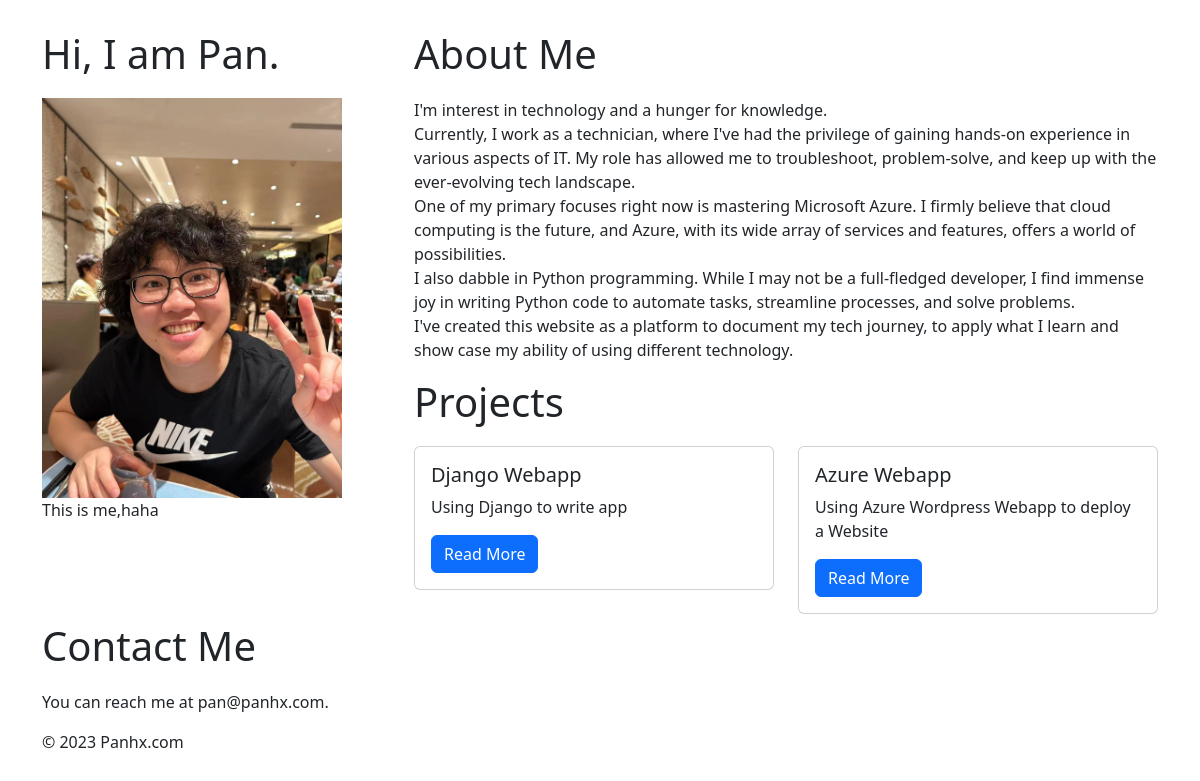
Before: / with the older database file.
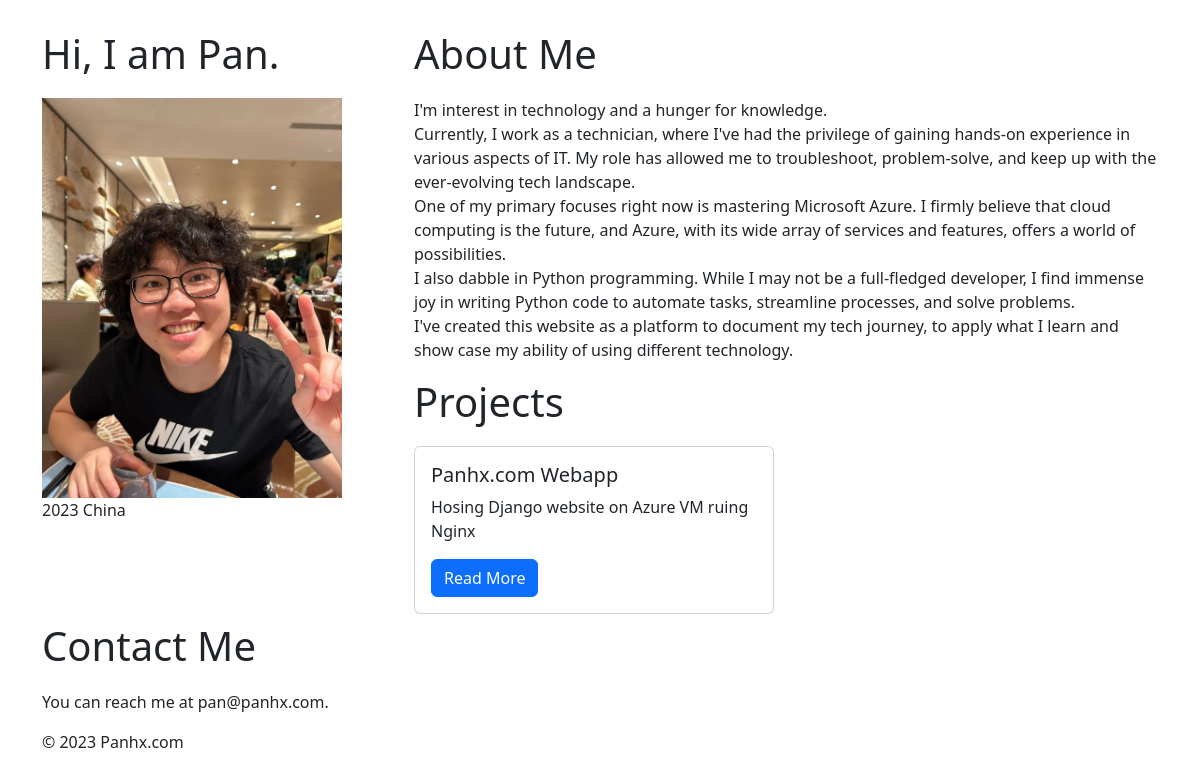
After: the same page with the newer database file.
### pages/models.py (models this page shows)
class profile(models.Model):
    image = models.FileField(upload_to="profile_images/", blank=True)
    description = models.CharField (max_length=20, null=True)

class aboutme(models.Model):
    text = models.TextField(null=True)

### projects/models.py (models this page shows)
class Project(models.Model):
    title = models.CharField(max_length=100)
    description = models.TextField()
    technology = models.CharField(max_length=20)
    image = models.FileField(upload_to="project_images/", blank=True)

### pages/views.py (the view)
# urls.py: path("", views.home, name='home'),
def home(request):
    myprofile = profile.objects.first()
    picdescription = myprofile.description
    profilepic = myprofile.image
    aboutmetext = aboutme.objects.first()
    projects = Project.objects.all()
    context = {
        'pic' : profilepic,
        'discription' : picdescription,
        'text' : aboutmetext,
        "projects" : projects
    }
    return render(request, "pages/home.html", context)

### pages/templates/pages/home.html (shortened to what this page needs)
{% extends "base.html" %}
{% block page_content %}
<body>
    <div class="split-container">
        <div class="left-half">
            <h1>Hi, I am Pan.</h1>
            {% if pic %}
                <img src="{{pic.url}}", width="300", height="auto">
                <p>{{discription}}</p>
            {% endif %}
        </div>
        <div class="right-half">
            <h1>About Me</h1>
            {% if text %}
                <p>{{text.text|linebreaksbr }}</p>
            {% endif %}
            <h1>Projects</h1>
            <div class="row">
            {% for project in projects %}
                <div class="col-md-6">
                    <div class="card mb-2">
                        <div class="card-body">
                            <h5 class="card-title">{{ project.title }}</h5>
                            <p class="card-text">{{ project.description }}</p>
                            <a href="{% url 'project_detail' project.pk %}"class="btn btn-primary">
                                Read More
                            </a>
                        </div>
                    </div>
                </div>
                {% endfor %}
            </div>
        </div>
    </div>
        <section id="contact">
            <h1>Contact Me</h1>
            <p>You can reach me at pan@panhx.com.</p>
        </section>
        <footer>
            <p>&copy; 2023 Panhx.com</p>
        </footer>
    </body>
{% endblock page_content %}

### templates/base.html (shortened to what this page needs)
<!DOCTYPE html>
<html lang="en">
<head>
    <link
        href="https://cdn.jsdelivr.net/npm/bootstrap@5.3.1/dist/css/bootstrap.min.css"
        rel="stylesheet"
    >
</head>
<body class="container">
{% block page_content %}{% endblock page_content %}
</body>
</html>

### pages/templates/pages/home.html (style rules this page uses)
.split-container { display: flex; }
.left-half { flex: 0.5; }
.right-half { flex: 1; }
h1 { margin-bottom: 20px; }
body { margin-top: 30px; }

Changed rows visible on the page:
removed Project: title "Azure Webapp", description "Using Azure Wordpress Webapp to deploy a Website"
changed profile: description "This is me,haha" → "2023 China"
changed Project: title "Django Webapp" → "Panhx.com Webapp"; description "Using Django to write app" → "Hosing Django website on Azure VM ruing Nginx"
